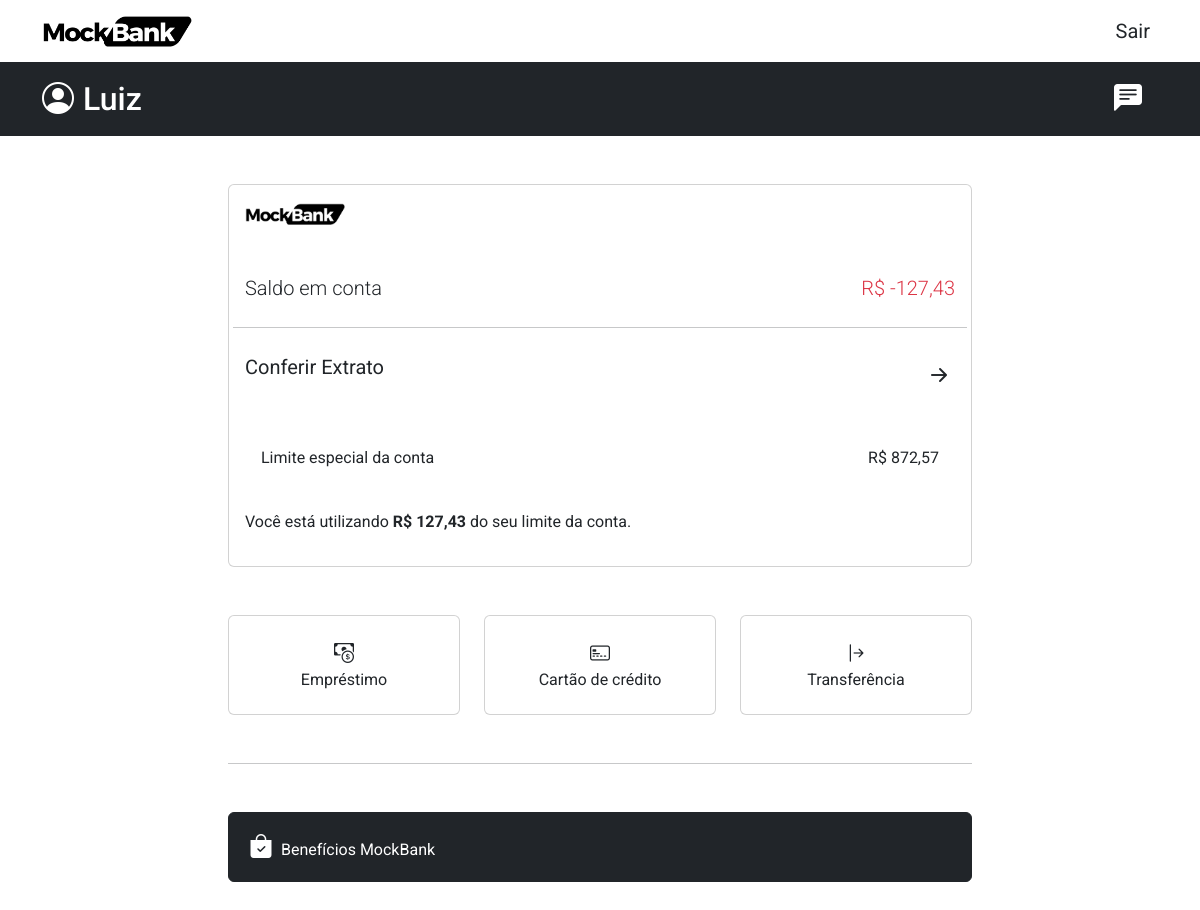
/home/ (signed in), run on an earlier commit of the app's database.
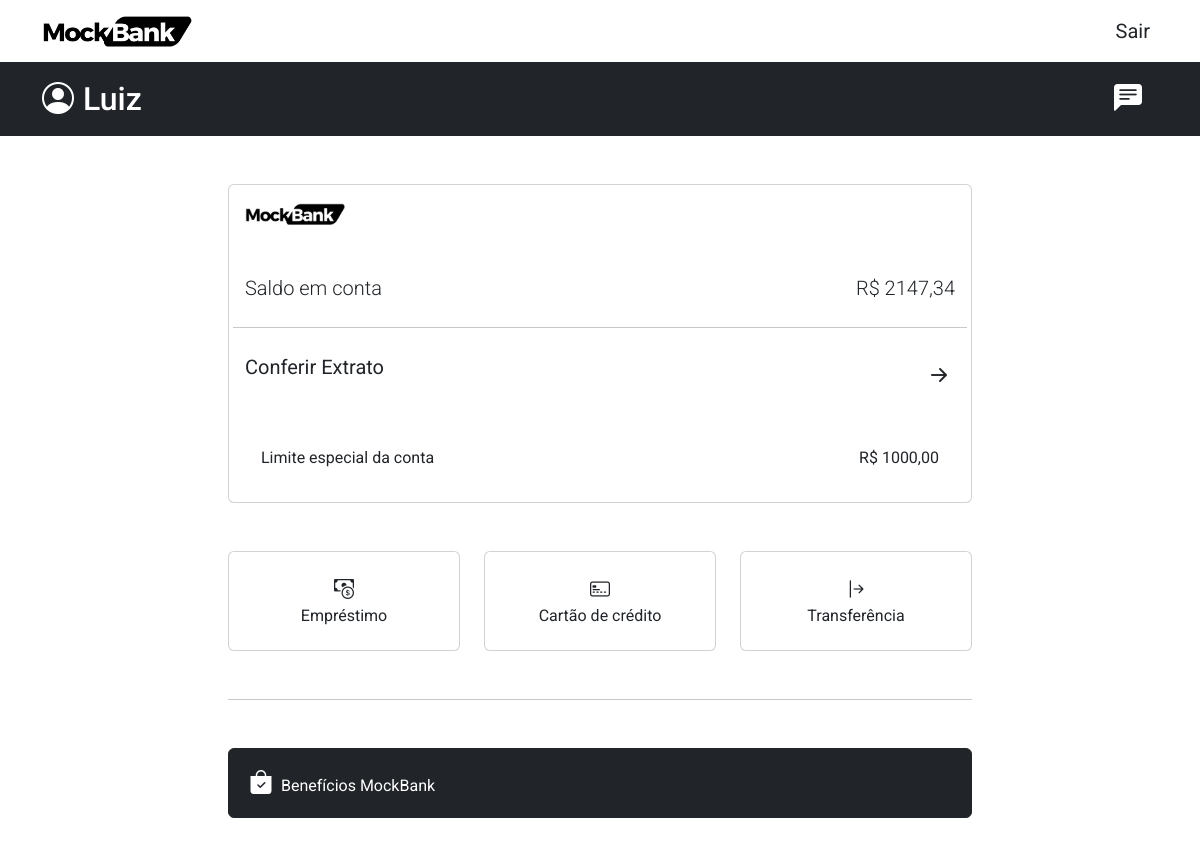
And on a later commit of the database.
### user/models.py (models this page shows)
class User(models.Model):
    user_id = models.UUIDField(primary_key=True, default=uuid.uuid4, editable=False)
    user_phone = models.CharField(max_length=30, blank=True)
    account_balance = models.DecimalField(max_digits=8, decimal_places=2, default=float(0))
    account_limit = models.DecimalField(max_digits=8, decimal_places=2, default=float(0))
    owner = models.OneToOneField(DjangoUser, on_delete=models.CASCADE)

### user/views.py (the view)
# urls.py: path("home/", views.HomePageView.as_view(), name="home"),
@method_decorator(login_required(login_url='user:login'), name='dispatch')
class HomePageView(TemplateView):
    template_name = 'home.html'
    def get_context_data(self, **kwargs: Any) -> dict[str, Any]:
        context = super().get_context_data(**kwargs)
        context['user'] = UserService.get_user_django(username=self.request.user.username)
        context['account'] = UserService.user_balance(self.request.user.id)
        return context

### user/services.py (called while the page is built)
    @staticmethod
    def get_user_django(username: str):
        return User.objects.get(username=username)

    @staticmethod
    def get_user_app(pk: int):
        return BaseUser.objects.get(owner=pk)

    @staticmethod
    def user_balance(pk: int):
        user = UserService.get_user_app(pk)
        if user.account_balance >= 0:
            limit = user.account_limit
        else:
            limit = user.account_balance + user.account_limit
        return {
            'balance': user.account_balance,
            'limit': limit,
            'used_limit': user.account_limit - (user.account_balance + user.account_limit),
        }

### user/templates/home.html (shortened to what this page needs)
{% extends "global/base.html" %}
{% load static %}
{% load humanize %}
{% block content %}
<main>
    <section class="container mt-5 mb-5">
        <div class="col-12 col-md-10 col-lg-8 mx-auto">
            <div class="card">
                <div class="card-body">
                    <div class="row">
                        <div class="col-2">
                            <img src={% static "img/mockbank_logo_minimal.png" %} width="100px" alt="" class="">
                        </div>
                    </div>
                    <div class="row mt-5">
                        <div class="col-12 justify-content-between d-flex">
                            <p class="lead">Saldo em conta</p>
                            {% if account.balance < 0 %}
                                <p class="lead text-danger">R$ {{ account.balance }}</p>
                            {% else %}
                                <p class="lead text-dark">R$ {{ account.balance }}</p>
                            {% endif %}
                        </div>
                        <hr class="my-2">
                        <div class="col-12 mt-3">
                            <a class="link-underline-opacity-0 link-underline-opacity-0-hover link-dark d-block col-12 fs-5"
                                href= {% url "service:extract" %}>
                                Conferir Extrato <i class="bi bi-arrow-right-short float-end fs-2 mt-0"></i>
                            <div class="col-12 mt-5 d-flex justify-content-between p-3 rounded-3">
                                {% if account.limit == 0 %}
                                <p class="d-inline-block my-auto">Você não possui limite especial no momento.</p>
                                {% else %}
                                <p class="d-inline-block my-auto">Limite especial da conta </p>
                                <p class="d-inline-block my-auto ">R$ {{ account.limit }}</p>
                                {% endif %}
                            </div>
                            {% if account.used_limit > 0 %}
                            <p class="mt-4">Você está utilizando <strong>R$ {{ account.used_limit }} </strong> do seu limite da
                                conta.</p>
                            {% endif %}
                        </div>
                    </div>
                </div>
            </div>
            <div class="row justify-content-between mt-5">
                <div class="col-4">
                    <a href="#"
                        class="card justify-content-center text-center link-underline-opacity-0 link-underline-opacity-0-hover link-dark"
                        style="height: 100px;">
                        <i class="bi bi-cash-coin fs-5"></i>
                        Empréstimo
                    </a>
                </div>
                <div class="col-4">
                    <a href="#"
                        class="card justify-content-center text-center link-underline-opacity-0 link-underline-opacity-0-hover link-dark"
                        style="height: 100px;">
                        <i class="bi bi-credit-card-2-front fs-5"></i>
                        Cartão de crédito
                    </a>
                </div>
                <div class="col-4">
                    <a href={% url "service:transfer" %}
                        class="card justify-content-center text-center link-underline-opacity-0 link-underline-opacity-0-hover link-dark"
                        style="height: 100px;">
                        <i class="bi bi-arrow-bar-right fs-5"></i>
                        Transferência
                    </a>
                </div>
            </div>
            <hr class="my-5">
            <div class="row">
                <div class="col-12">
                    <button class="btn btn-dark w-100 text-start p-3">
                        <i class="bi bi-bag-check-fill fs-4 ms-1 me-1 "></i>
                        <p class="d-inline">Benefícios MockBank</p>
                    </button>
                </div>
            </div>
        </div>
    </section>
</main>
{% endblock content %}

What changed in the data, as far as the page shows it:
changed User: account_balance -127.43 → 2147.34 (drawn); limit (not shown) → "1000,00"; balance "-127,43" → "2147,34"
Also different on the page:
{{ account.limit }}: "872,57" → (not shown)
{{ account.used_limit }}: "127,43" → (not shown)
text no longer shown: "Você está utilizando do seu limite da conta."
